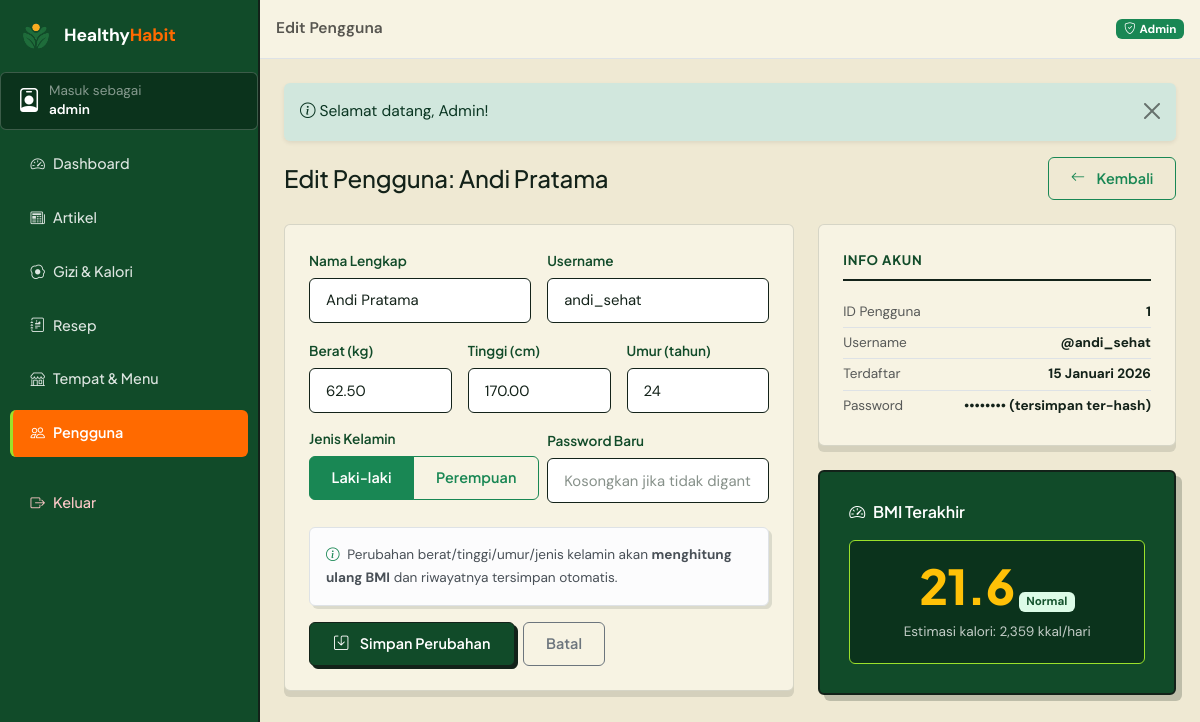
The app's page /admin/pengguna/1/edit (signed in) with its own data.
### tables this page shows
CREATE TABLE `users` (
  `id_pengguna` int(11) NOT NULL AUTO_INCREMENT,
  `username` varchar(50) NOT NULL,
  `password` varchar(255) NOT NULL,
  `nama_lengkap` varchar(100) NOT NULL,
  `role` enum('admin','user') NOT NULL DEFAULT 'user',
  `berat_badan` decimal(5,2) NOT NULL DEFAULT 0.00,
  `tinggi_badan` decimal(5,2) NOT NULL DEFAULT 0.00,
  `jenis_kelamin` enum('L','P') NOT NULL DEFAULT 'L',
  `umur` int(11) NOT NULL DEFAULT 0,
  `created_at` datetime NOT NULL DEFAULT current_timestamp(),
  PRIMARY KEY (`id_pengguna`),
  UNIQUE KEY `uq_pengguna_username` (`username`)
);

CREATE TABLE `kalkulator_bmi` (
  `id_bmi` int(11) NOT NULL AUTO_INCREMENT,
  `id_pengguna` int(11) NOT NULL,
  `umur` int(11) NOT NULL,
  `jenis_kelamin` enum('L','P') NOT NULL,
  `berat_badan` decimal(5,2) NOT NULL,
  `tinggi_badan` decimal(5,2) NOT NULL,
  `nilai_bmi` decimal(5,2) NOT NULL,
  `kategori_bmi` varchar(30) NOT NULL,
  `estimasi_kalori` int(11) NOT NULL DEFAULT 0,
  PRIMARY KEY (`id_bmi`),
  KEY `fk_bmi_pengguna` (`id_pengguna`),
  CONSTRAINT `fk_bmi_pengguna` FOREIGN KEY (`id_pengguna`) REFERENCES `users` (`id_pengguna`) ON DELETE CASCADE ON UPDATE CASCADE
);

### app/core/Controller.php (called while the page is built, shortened)
<?php
abstract class Controller
{
    protected function view(string $view, array $data = [], string $layout = 'main'): void
    {
        $contentFile = VIEWS_PATH . '/pages/' . $view . '.php';
        extract($data, EXTR_SKIP);
        require $contentFile;
    }
}

### app/controllers/admin/AdminPenggunaController.php (called while the page is built, shortened)
<?php
class AdminPenggunaController extends Controller
{
    public function edit(string $id): void
    {
        $pengguna = User::find((int) $id);
        $this->view('admin/pengguna/form', [
            'pageTitle' => 'Edit Pengguna',
            'activeNav' => 'pengguna',
            'pengguna'  => $pengguna,
            'bmi'       => KalkulatorBmi::terakhir((int) $id),
        ], 'admin');
    }
}

### app/core/Router.php (called while the page is built, shortened)
<?php
class Router
{
    private array $routes = [];
    private function add(string $method, string $pattern, array $handler): void
    {
        $regex = preg_replace_callback(
            '#\{(\w+)(?::([^}]+))?\}#',
            static fn(array $m): string => '(?P<' . $m[1] . '>' . ($m[2] ?? '[^/]+') . ')',
            $pattern
        );
        $this->routes[$method][] = ['#^' . $regex . '$#', $handler, $pattern];
    }
    public function dispatch(string $uri, string $method): void
    {
        $path = (string) parse_url($uri, PHP_URL_PATH);
        $path = '/' . trim($path, '/');
        $method = strtoupper($method);
        $match  = $this->match($method, $path);
        [$handler, $params] = $match;
        [$class, $action]   = $handler;
        $controller = new $class();
        $controller->$action(...array_values($params));
    }
    private function match(string $method, string $path): ?array
    {
        foreach ($this->routes[$method] ?? [] as [$regex, $handler]) {
            if (preg_match($regex, $path, $m)) {
                $params = array_filter($m, 'is_string', ARRAY_FILTER_USE_KEY);
                return [$handler, $params];
            }
        }
        return null;
    }
}

### index.php (called while the page is built, shortened)
<?php
require_once __DIR__ . '/app/helpers/helper.php';
spl_autoload_register(function (string $class): void {
    $candidates = [
        APP_PATH . '/core/' . $class . '.php',
        APP_PATH . '/models/' . $class . '.php',
        APP_PATH . '/services/' . $class . '.php',
        APP_PATH . '/controllers/' . $class . '.php',
        APP_PATH . '/controllers/admin/' . $class . '.php',
    ];
    foreach ($candidates as $file) {
        if (is_file($file)) {
            return;
        }
    }
});
$router = new Router();
$router->dispatch(
    $_SERVER['REQUEST_URI'] ?? '/',
    $_SERVER['REQUEST_METHOD'] ?? 'GET'
);

### app/core/Database.php (called while the page is built, shortened)
<?php
class Database
{
    private static ?PDO $pdo = null;
    public static function connect(): PDO
    {
        if (self::$pdo instanceof PDO) {
            return self::$pdo;
        }
        $dsn = 'mysql:host=' . DB_HOST
            . ';port=' . DB_PORT
            . ';dbname=' . DB_NAME
            . ';charset=' . DB_CHARSET;
        try {
            self::$pdo = new PDO($dsn, DB_USER, DB_PASS, [
                PDO::ATTR_ERRMODE            => PDO::ERRMODE_EXCEPTION,
                PDO::ATTR_DEFAULT_FETCH_MODE => PDO::FETCH_ASSOC,
                PDO::ATTR_EMULATE_PREPARES   => false,
            ]);
        } catch (PDOException $ex) {
            http_response_code(500);
            exit(
                '<div style="font-family:Poppins,Arial,sans-serif;max-width:640px;margin:60px auto;padding:24px;border:1px solid #e0e0e0;border-radius:12px">'
                . '<h2 style="color:#27824B">Koneksi database gagal</h2>'
                . '<p>Pastikan <b>MySQL (XAMPP)</b> sudah berjalan, lalu impor file '
                . '<b>database/healthyhabit.sql</b> ke phpMyAdmin.</p>'
                . '<p style="color:#c0392b"><code>' . e($ex->getMessage()) . '</code></p>'
                . '</div>'
            );
        }
        return self::$pdo;
    }
}

### app/core/Model.php (called while the page is built, shortened)
<?php
abstract class Model
{
    protected static string $table = '';
    protected static string $primaryKey = 'id';
    protected static function db(): PDO
    {
        return Database::connect();
    }
    public static function find($id): ?array
    {
        $st = static::db()->prepare(
            'SELECT * FROM ' . static::$table . ' WHERE ' . static::$primaryKey . ' = ? LIMIT 1'
        );
        $st->execute([$id]);
        $row = $st->fetch();
        return $row ?: null;
    }
}

### app/helpers/helper.php (called while the page is built, shortened)
<?php
function e($value): string
{
    return htmlspecialchars((string) $value, ENT_QUOTES, 'UTF-8');
}
function tanggal_indo(?string $date, bool $withTime = false): string
{
    $bulan = [
        1 => 'Januari', 'Februari', 'Maret', 'April', 'Mei', 'Juni',
        'Juli', 'Agustus', 'September', 'Oktober', 'November', 'Desember',
    ];
    $ts = strtotime($date);
    $hasil = date('j', $ts) . ' ' . $bulan[(int) date('n', $ts)] . ' ' . date('Y', $ts);
    return $hasil;
}

### app/models/KalkulatorBmi.php (called while the page is built, shortened)
<?php
class KalkulatorBmi extends Model
{
    public static function terakhir(int $idPengguna): ?array
    {
        $st = static::db()->prepare(
            'SELECT * FROM kalkulator_bmi WHERE id_pengguna = ?
             ORDER BY id_bmi DESC LIMIT 1'
        );
        $st->execute([$idPengguna]);
        $row = $st->fetch();
        return $row ?: null;
    }
}

### app/views/pages/admin/pengguna/form.php (the view, shortened to what this page needs)
<?php
$val = fn(string $k, $default = '') => $pengguna[$k] ?? $default;
?>
<div class="d-flex justify-content-between align-items-center flex-wrap gap-2 mb-4">
    <div>
        <h1 class="h4 mb-0">Edit Pengguna: <?= e($pengguna['nama_lengkap']) ?></h1>
    </div>
    <a href="<?= BASE_URL ?>/admin/pengguna" class="btn btn-outline-success btn-sm">
        <i class="bi bi-arrow-left me-1"></i>Kembali
    </a>
</div>
<div class="row g-4">
    <div class="col-lg-7">
        <form action="<?= BASE_URL ?>/admin/pengguna/<?= (int) $pengguna['id_pengguna'] ?>/edit"
              method="post" class="panel-white">
            <div class="row g-3">
                <div class="col-md-6">
                    <label for="nama_lengkap" class="form-label fw-semibold">Nama Lengkap</label>
                    <input type="text" class="form-control" id="nama_lengkap" name="nama_lengkap"
                           minlength="3" required value="<?= e($val('nama_lengkap')) ?>">
                </div>
                <div class="col-md-6">
                    <label for="username" class="form-label fw-semibold">Username</label>
                    <input type="text" class="form-control" id="username" name="username"
                           pattern="[A-Za-z0-9_]{4,20}" required value="<?= e($val('username')) ?>">
                </div>
                <div class="col-md-4">
                    <label for="berat_badan" class="form-label fw-semibold">Berat (kg)</label>
                    <input type="number" step="0.1" min="20" max="300" class="form-control"
                           id="berat_badan" name="berat_badan" required
                           value="<?= e($val('berat_badan')) ?>">
                </div>
                <div class="col-md-4">
                    <label for="tinggi_badan" class="form-label fw-semibold">Tinggi (cm)</label>
                    <input type="number" step="0.1" min="50" max="250" class="form-control"
                           id="tinggi_badan" name="tinggi_badan" required
                           value="<?= e($val('tinggi_badan')) ?>">
                </div>
                <div class="col-md-4">
                    <label for="umur" class="form-label fw-semibold">Umur (tahun)</label>
                    <input type="number" min="5" max="100" class="form-control" id="umur"
                           name="umur" required value="<?= e($val('umur')) ?>">
                </div>
                <div class="col-md-6">
                    <label class="form-label fw-semibold d-block">Jenis Kelamin</label>
                    <div class="btn-group" role="group">
                        <label class="btn btn-outline-success" for="eL">Laki-laki</label>
                        <label class="btn btn-outline-success" for="eP">Perempuan</label>
                    </div>
                </div>
                <div class="col-md-6">
                    <label for="password" class="form-label fw-semibold">Password Baru</label>
                    <input type="password" class="form-control" id="password" name="password"
                           minlength="6" placeholder="Kosongkan jika tidak diganti">
                </div>
            </div>
            <div class="alert alert-light border small mt-4 mb-3">
                <i class="bi bi-info-circle text-success me-1"></i>
                Perubahan berat/tinggi/umur/jenis kelamin akan <b>menghitung ulang BMI</b>
                dan riwayatnya tersimpan otomatis.
            </div>
            <div class="d-flex gap-2">
                <button type="submit" class="btn btn-green fw-semibold px-4">
                    <i class="bi bi-save me-1"></i>Simpan Perubahan
                </button>
                <a href="<?= BASE_URL ?>/admin/pengguna" class="btn btn-outline-secondary">Batal</a>
            </div>
        </form>
    </div>
    <div class="col-lg-5">
        <div class="panel-white mb-4">
            <div class="form-section-title">Info Akun</div>
            <ul class="list-unstyled small mb-0">
                <li class="d-flex justify-content-between py-1 border-bottom">
                    <span class="text-muted">ID Pengguna</span><b><?= (int) $pengguna['id_pengguna'] ?></b>
                </li>
                <li class="d-flex justify-content-between py-1 border-bottom">
                    <span class="text-muted">Username</span><b>@<?= e($pengguna['username']) ?></b>
                </li>
                <li class="d-flex justify-content-between py-1 border-bottom">
                    <span class="text-muted">Terdaftar</span><b><?= tanggal_indo($pengguna['created_at']) ?></b>
                </li>
                <li class="d-flex justify-content-between py-1">
                    <span class="text-muted">Password</span><b>•••••••• (tersimpan ter-hash)</b>
                </li>
            </ul>
        </div>
        <div class="calc-panel">
            <h6 class="text-white mb-3"><i class="bi bi-speedometer2 me-2"></i>BMI Terakhir</h6>
            <?php if ($bmi): ?>
                <div class="calc-result text-center">
                    <div class="big text-warning"><?= number_format((float) $bmi['nilai_bmi'], 1) ?></div>
                    <span class="badge badge-bmi-normal mt-1"><?= e($bmi['kategori_bmi']) ?></span>
                    <div class="small opacity-75 mt-2">
                        Estimasi kalori: <?= number_format((int) $bmi['estimasi_kalori']) ?> kkal/hari
                    </div>
                </div>
            <?php else: ?>
                <div class="calc-result text-center small opacity-75">
                    Belum ada perhitungan BMI.
                </div>
            <?php endif; ?>
        </div>
    </div>
</div>

### records on screen
users: nama_lengkap "Andi Pratama", username "andi_sehat", berat_badan "62.50", tinggi_badan "170.00", umur "24", id_pengguna "1", created_at "15 Januari 2026"
kalkulator_bmi: nilai_bmi "21.6", kategori_bmi "Normal", estimasi_kalori "2,359"

### other values on screen
Auth::user()['username'] "admin"
$item['label'] "Dashboard"
$item['label'] "Artikel"
$item['label'] "Gizi & Kalori"
$item['label'] "Resep"
$item['label'] "Tempat & Menu"
$item['label'] "Pengguna"
$pageTitle "Edit Pengguna"
$f['message'] "Selamat datang, Admin!"
